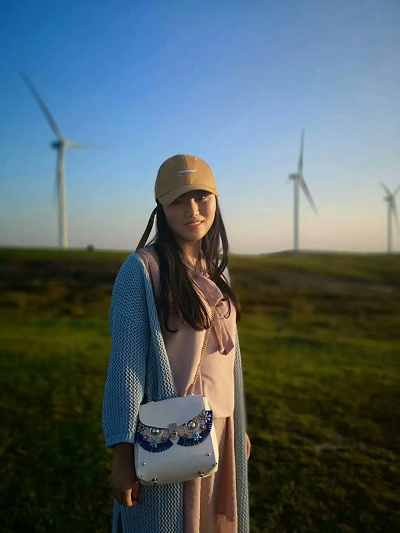
#> input picture blog40-ImageSegmentation/nv.png, 400 x 533 px, found by its file name
$ python blog30_03.py
#> lines starting #> are read from the running program, lines starting #| are printed output that depends on the picture
# coding: utf-8
# BY:Eastmount CSDN 2020-11-10
import cv2
import numpy as np
import matplotlib.pyplot as plt

#读取原始图像
img = cv2.imread('nv.png')
#> img is the input picture: shape (533, 400, 3); mean B, G, R 102.8, 99, 83.8

#图像二维像素转换为一维
data = img.reshape((-1,3))
data = np.float32(data)

#定义中心 (type,max_iter,epsilon)
criteria = (cv2.TERM_CRITERIA_EPS +
            cv2.TERM_CRITERIA_MAX_ITER, 10, 1.0)

#设置标签
flags = cv2.KMEANS_RANDOM_CENTERS

#K-Means聚类 聚集成4类
compactness, labels, centers = cv2.kmeans(data, 4, None, criteria, 10, flags)
#> compactness = 309474923.1; centers = [[187.9, 138.7, 89.34], [11.13, 34.44, 33.87], [188.5, 182.5, 170.7], [77.37, 82.47, 86.52]]


#图像转换回uint8二维类型
centers = np.uint8(centers)
#> centers = [[187, 138, 89], [11, 34, 33], [188, 182, 170], [77, 82, 86]]
res = centers[labels.flatten()]
dst = res.reshape((img.shape))
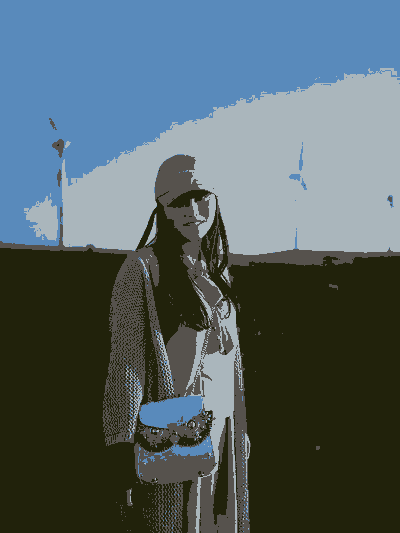
#> dst: shape (533, 400, 3); mean B, G, R 102.4, 98.5, 83.2

#图像转换为RGB显示
img = cv2.cvtColor(img, cv2.COLOR_BGR2RGB)
dst = cv2.cvtColor(dst, cv2.COLOR_BGR2RGB)


#用来正常显示中文标签
plt.rcParams['font.sans-serif']=['SimHei']

#显示图像
titles = ['原始图像', '聚类量化 K=4']
images = [img, dst]
for i in range(2):
   plt.subplot(1,2,i+1), plt.imshow(images[i], 'gray'),
   plt.title(titles[i])
   plt.xticks([]),plt.yticks([])
plt.show()
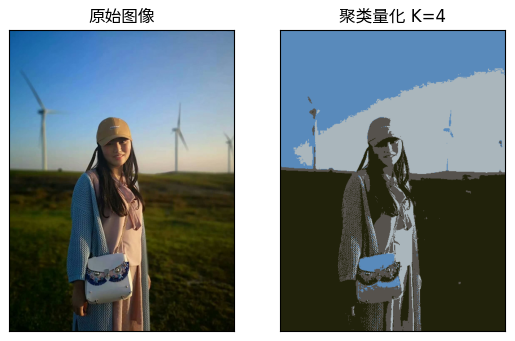
#> figure drawn by matplotlib, 2 panels

$ run again, with blog40-ImageSegmentation/hua.png copied over blog40-ImageSegmentation/nv.png
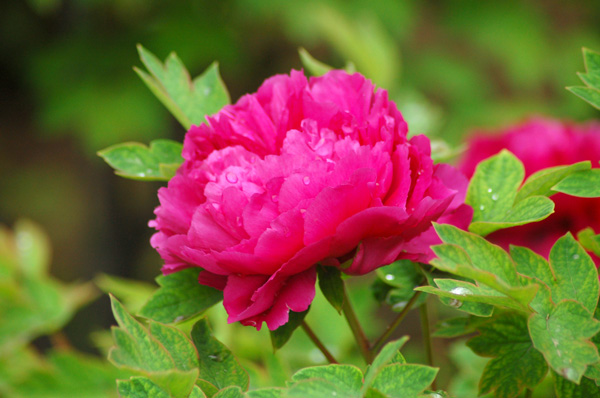
#> input picture blog40-ImageSegmentation/hua.png, 600 x 398 px, found by its file name
#> img is the input picture: shape (398, 600, 3); mean B, G, R 56.8, 94.7, 121.2
#> `compactness, labels, centers = cv2.kmeans(data, 4, None, criteria, 10,..`: compactness = 414928520.9; centers = [[55.05, 158.2, 119.2], [67.48, 10.4, 193.3], [156.3, 51.23, 238.1], [21.62, 72.57, 62.86]]
#> `centers = np.uint8(centers)`: centers = [[55, 158, 119], [67, 10, 193], [156, 51, 238], [21, 72, 62]]
#> `dst = res.reshape((img.shape))`:
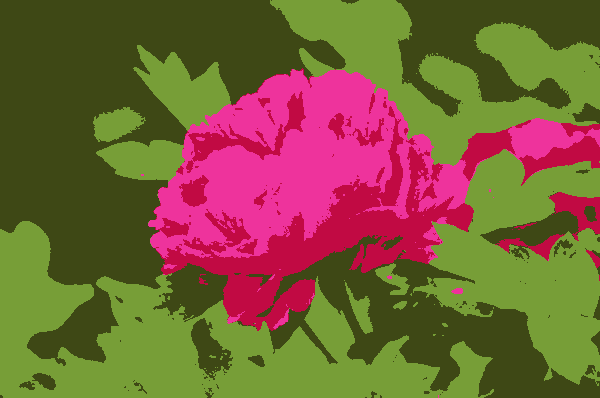
#> dst: shape (398, 600, 3); mean B, G, R 56.4, 94.3, 120.8
#> `plt.show()`:
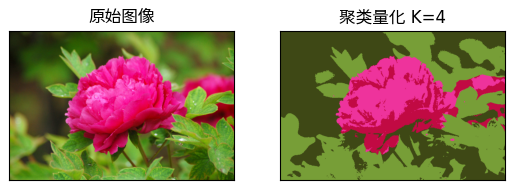
#> figure drawn by matplotlib, 2 panels

$ run again, with blog40-ImageSegmentation/scenery.png copied over blog40-ImageSegmentation/nv.png
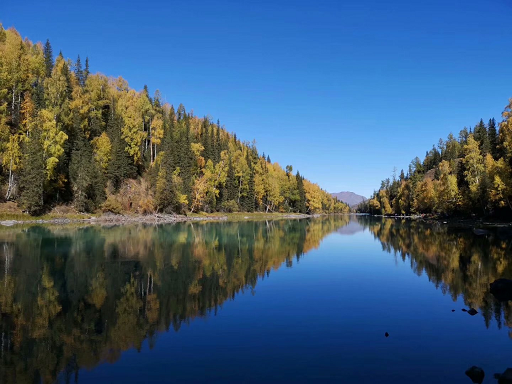
#> input picture blog40-ImageSegmentation/scenery.png, 512 x 384 px, found by its file name
#> img is the input picture: shape (384, 512, 3); mean B, G, R 117.2, 91.6, 64.3
#> `compactness, labels, centers = cv2.kmeans(data, 4, None, criteria, 10,..`: compactness = 334768144.2; centers = [[228.5, 165, 100.8], [193.2, 110.4, 45.57], [69.84, 110.3, 124.9], [47.94, 42.23, 33.29]]
#> `centers = np.uint8(centers)`: centers = [[228, 164, 100], [193, 110, 45], [69, 110, 124], [47, 42, 33]]
#> `dst = res.reshape((img.shape))`:
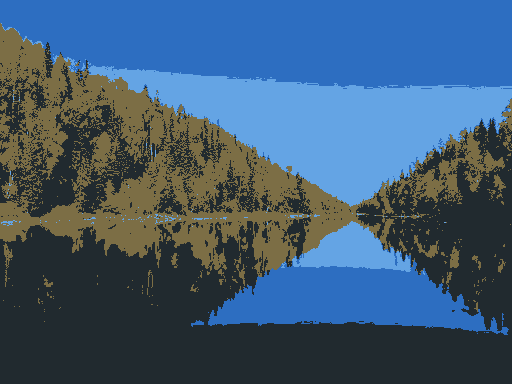
#> dst: shape (384, 512, 3); mean B, G, R 116.5, 91.2, 63.7
#> `plt.show()`:
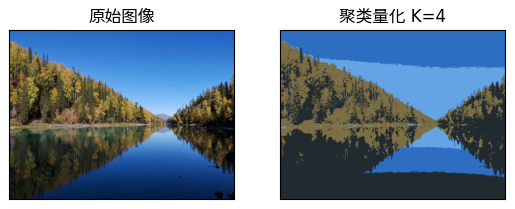
#> figure drawn by matplotlib, 2 panels
